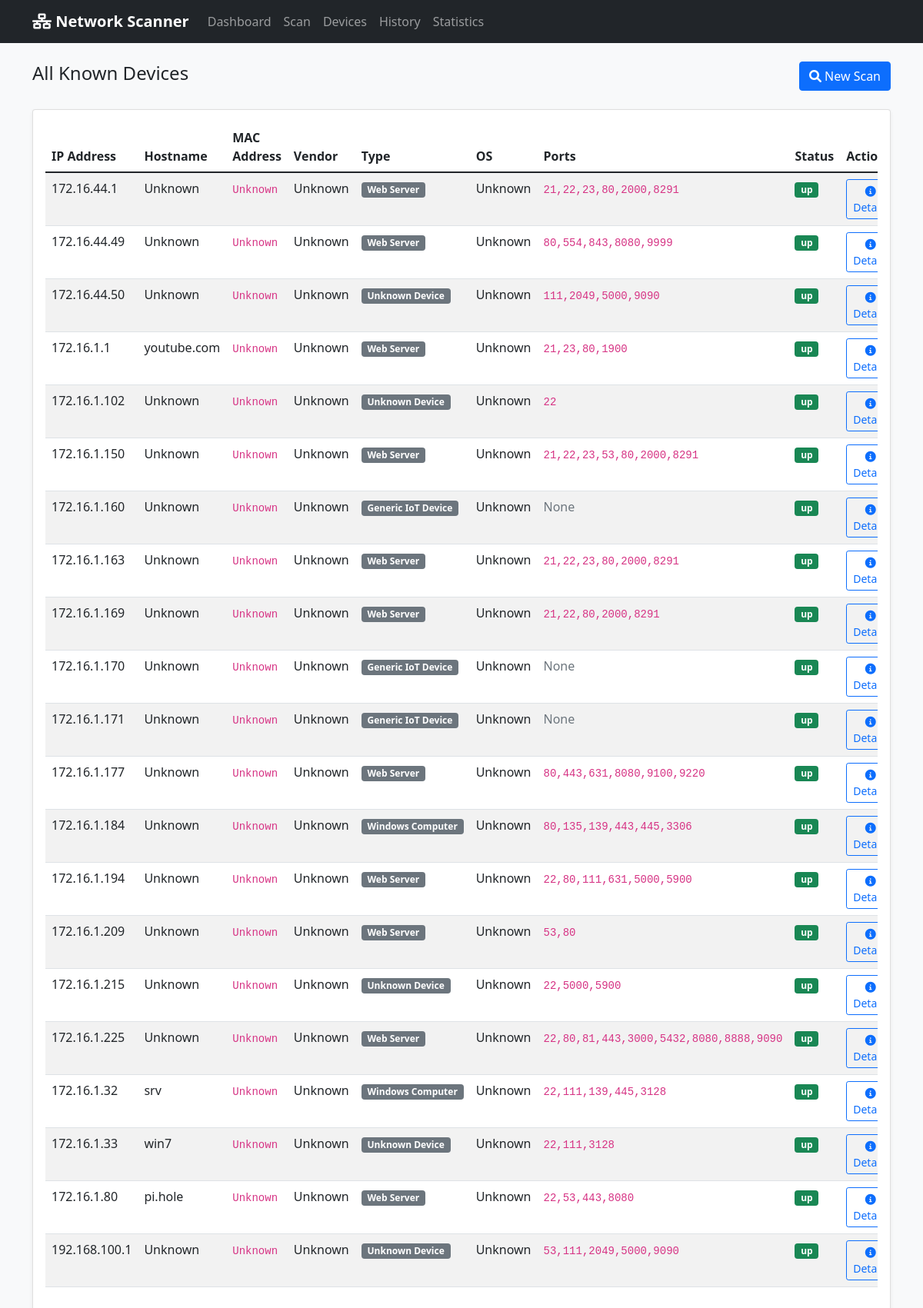
/devices, run on the app's committed database.
### tables this page shows
CREATE TABLE devices (
                    id INTEGER PRIMARY KEY AUTOINCREMENT,
                    scan_session_id INTEGER,
                    ip_address TEXT NOT NULL,
                    mac_address TEXT,
                    hostname TEXT,
                    vendor TEXT,
                    os_guess TEXT,
                    device_type TEXT,
                    status TEXT,
                    first_seen DATETIME,
                    last_seen DATETIME,
                    FOREIGN KEY (scan_session_id) REFERENCES scan_sessions (id)
                );

### app.py (the view)
@app.route('/devices')
def all_devices():
    devices = db.get_all_devices()
    return render_template('devices.html', devices=devices, all_devices=True)

### db_manager.py (called while the page is built)
    @contextmanager
    def get_connection(self):
        conn = sqlite3.connect(self.db_path)
        conn.row_factory = sqlite3.Row
        try:
            yield conn
        finally:
            conn.close()

    def get_all_devices(self):
        with self.get_connection() as conn:
            cursor = conn.execute('''
                SELECT d.*,
                       (SELECT GROUP_CONCAT(port) FROM services WHERE device_id = d.id) as ports,
                       (SELECT COUNT(*) FROM device_history WHERE device_id = d.id) as scan_count
                FROM devices d
                WHERE d.last_seen = (SELECT MAX(last_seen) FROM devices WHERE ip_address = d.ip_address)
                ORDER BY d.last_seen DESC
            ''')
            return [dict(row) for row in cursor.fetchall()]

### templates/devices.html (shortened to what this page needs)
{% extends "base.html" %}
{% block content %}
<div class="d-flex justify-content-between align-items-center mb-4">
    <h4>
        {% if all_devices %}
            All Known Devices
        {% else %}
            Scan Results - Session #{{ session_id }}
        {% endif %}
    </h4>
    <a href="{{ url_for('scan_network') }}" class="btn btn-primary">
        <i class="fas fa-search"></i> New Scan
    </a>
</div>
<div class="card">
    <div class="card-body">
        {% if devices %}
        <div class="table-responsive">
            <table class="table table-striped table-hover">
                <thead>
                    <tr>
                        <th>IP Address</th>
                        <th>Hostname</th>
                        <th>MAC Address</th>
                        <th>Vendor</th>
                        <th>Type</th>
                        <th>OS</th>
                        <th>Ports</th>
                        <th>Status</th>
                        <th>Actions</th>
                    </tr>
                </thead>
                <tbody>
                    {% for device in devices %}
                    <tr>
                        <td>{{ device.ip_address }}</td>
                        <td>{{ device.hostname or 'Unknown' }}</td>
                        <td><code>{{ device.mac_address or 'Unknown' }}</code></td>
                        <td>{{ device.vendor or 'Unknown' }}</td>
                        <td>
                            <span class="badge bg-secondary">{{ device.device_type or 'Unknown' }}</span>
                        </td>
                        <td>{{ device.os_guess or 'Unknown' }}</td>
                        <td>
                            {% if device.ports %}
                            <code>{{ device.ports }}</code>
                            {% else %}
                            <span class="text-muted">None</span>
                            {% endif %}
                        </td>
                        <td>
                            <span class="badge bg-{{ 'success' if device.status == 'up' else 'warning' }}">
                                {{ device.status }}
                            </span>
                        </td>
                        <td>
                            {% if device.id %}
                            <a href="{{ url_for('device_detail', device_id=device.id) }}"
                               class="btn btn-sm btn-outline-primary">
                                <i class="fas fa-info-circle"></i> Details
                            </a>
                            {% endif %}
                        </td>
                    </tr>
                    {% endfor %}
                </tbody>
            </table>
        </div>
        {% endif %}
    </div>
</div>
{% endblock %}

### templates/base.html (style rules this page uses)
body { background-color: #f8f9fa; }
.card { box-shadow: 0 0.125rem 0.25rem rgba(0, 0, 0, 0.075); border: 1px solid rgba(0, 0, 0, 0.125); }
.table th { border-top: none; font-weight: 600; }
.badge { font-size: 0.75em; }

### data on the page
devices: ip_address "172.16.44.1", hostname "Unknown", mac_address "Unknown", vendor "Unknown", device_type "Web Server", os_guess "Unknown", ports "21,22,23,80,2000,8291", status "up"
devices: ip_address "172.16.44.49", hostname "Unknown", mac_address "Unknown", vendor "Unknown", device_type "Web Server", os_guess "Unknown", ports "80,554,843,8080,9999", status "up"
devices: ip_address "172.16.44.50", hostname "Unknown", mac_address "Unknown", vendor "Unknown", device_type "Unknown Device", os_guess "Unknown", ports "111,2049,5000,9090", status "up"
devices: ip_address "172.16.1.1", hostname "youtube.com", mac_address "Unknown", vendor "Unknown", device_type "Web Server", os_guess "Unknown", ports "21,23,80,1900", status "up"
devices: ip_address "172.16.1.102", hostname "Unknown", mac_address "Unknown", vendor "Unknown", device_type "Unknown Device", os_guess "Unknown", ports "22", status "up"
devices: ip_address "172.16.1.150", hostname "Unknown", mac_address "Unknown", vendor "Unknown", device_type "Web Server", os_guess "Unknown", ports "21,22,23,53,80,2000,8291", status "up"
devices: ip_address "172.16.1.160", hostname "Unknown", mac_address "Unknown", vendor "Unknown", device_type "Generic IoT Device", os_guess "Unknown", shows "None", status "up"
devices: ip_address "172.16.1.163", hostname "Unknown", mac_address "Unknown", vendor "Unknown", device_type "Web Server", os_guess "Unknown", ports "21,22,23,80,2000,8291", status "up"
devices: ip_address "172.16.1.169", hostname "Unknown", mac_address "Unknown", vendor "Unknown", device_type "Web Server", os_guess "Unknown", ports "21,22,80,2000,8291", status "up"
devices: ip_address "172.16.1.170", hostname "Unknown", mac_address "Unknown", vendor "Unknown", device_type "Generic IoT Device", os_guess "Unknown", shows "None", status "up"
devices: ip_address "172.16.1.171", hostname "Unknown", mac_address "Unknown", vendor "Unknown", device_type "Generic IoT Device", os_guess "Unknown", shows "None", status "up"
devices: ip_address "172.16.1.177", hostname "Unknown", mac_address "Unknown", vendor "Unknown", device_type "Web Server", os_guess "Unknown", ports "80,443,631,8080,9100,9220", status "up"
devices: ip_address "172.16.1.184", hostname "Unknown", mac_address "Unknown", vendor "Unknown", device_type "Windows Computer", os_guess "Unknown", ports "80,135,139,443,445,3306", status "up"
devices: ip_address "172.16.1.194", hostname "Unknown", mac_address "Unknown", vendor "Unknown", device_type "Web Server", os_guess "Unknown", ports "22,80,111,631,5000,5900", status "up"
devices: ip_address "172.16.1.209", hostname "Unknown", mac_address "Unknown", vendor "Unknown", device_type "Web Server", os_guess "Unknown", ports "53,80", status "up"
devices: ip_address "172.16.1.215", hostname "Unknown", mac_address "Unknown", vendor "Unknown", device_type "Unknown Device", os_guess "Unknown", ports "22,5000,5900", status "up"
devices: ip_address "172.16.1.225", hostname "Unknown", mac_address "Unknown", vendor "Unknown", device_type "Web Server", os_guess "Unknown", ports "22,80,81,443,3000,5432,8080,8888,9090", status "up"
devices: ip_address "172.16.1.32", hostname "srv", mac_address "Unknown", vendor "Unknown", device_type "Windows Computer", os_guess "Unknown", ports "22,111,139,445,3128", status "up"
devices: ip_address "172.16.1.33", hostname "win7", mac_address "Unknown", vendor "Unknown", device_type "Unknown Device", os_guess "Unknown", ports "22,111,3128", status "up"
devices: ip_address "172.16.1.80", hostname "pi.hole", mac_address "Unknown", vendor "Unknown", device_type "Web Server", os_guess "Unknown", ports "22,53,443,8080", status "up"
devices: ip_address "192.168.100.1", hostname "Unknown", mac_address "Unknown", vendor "Unknown", device_type "Unknown Device", os_guess "Unknown", ports "53,111,2049,5000,9090", status "up"
